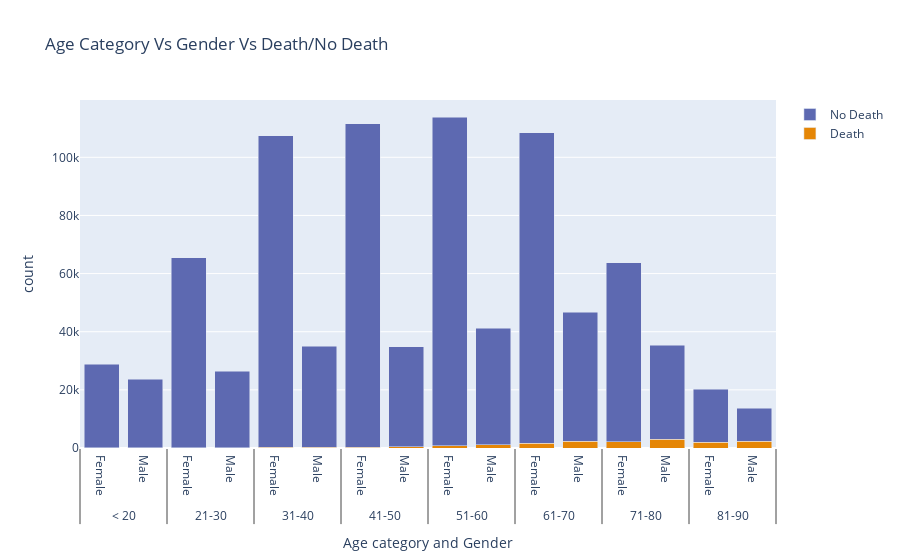

Write notebook code for a chart like this one.
### Code cell
fig = go.Figure()

fig.update_layout(
    template="plotly",
    xaxis=dict(title_text="Age category and Gender"),
    yaxis=dict(title_text="count"),
    title="Age Category Vs Gender Vs Death/No Death",
    barmode="stack",
)

colors = ['rgb(229, 134, 6)', 'rgb(93, 105, 177)']
for r, c in zip(subset_df1.DIED.unique(), colors):
    plot_df = subset_df1[subset_df1.DIED == r]
    fig.add_trace(
        go.Bar(x=[plot_df.AGE_CATEGORY, plot_df.SEX], y=plot_df['count'], name=r, marker_color=c),
    )

fig

### Figure 1 — Plotly figure (JSON) as saved in the notebook; plotly's stock layout.template omitted (floating-point values rounded to 4 significant figures)
{"data": [{"marker": {"color": "rgb(229, 134, 6)"}, "name": "Death", "type": "bar", "x": [["< 20", "< 20", "21-30", "21-30", "31-40", "31-40", "41-50", "41-50", "51-60", "51-60", "61-70", "61-70", "71-80", "71-80", "81-90", "81-90"], ["Female", "Male", "Female", "Male", "Female", "Male", "Female", "Male", "Female", "Male", "Female", "Male", "Female", "Male", "Female", "Male"]], "y": [98, 74, 101, 169, 179, 245, 338, 487, 829, 1153, 1650, 2341, 2198, 2956, 1998, 2398]}, {"marker": {"color": "rgb(93, 105, 177)"}, "name": "No Death", "type": "bar", "x": [["< 20", "< 20", "21-30", "21-30", "31-40", "31-40", "41-50", "41-50", "51-60", "51-60", "61-70", "61-70", "71-80", "71-80", "81-90", "81-90"], ["Female", "Male", "Female", "Male", "Female", "Male", "Female", "Male", "Female", "Male", "Female", "Male", "Female", "Male", "Female", "Male"]], "y": [28664, 23592, 65428, 26215, 107193, 34706, 111172, 34356, 112897, 39963, 106741, 44443, 61546, 32386, 18238, 11205]}], "layout": {"autosize": true, "barmode": "stack", "title": {"text": "Age Category Vs Gender Vs Death/No Death"}, "xaxis": {"autorange": true, "range": [-0.5, 15.5], "title": {"text": "Age category and Gender"}, "type": "multicategory"}, "yaxis": {"autorange": true, "range": [0, 119700.0], "title": {"text": "count"}, "type": "linear"}}}
